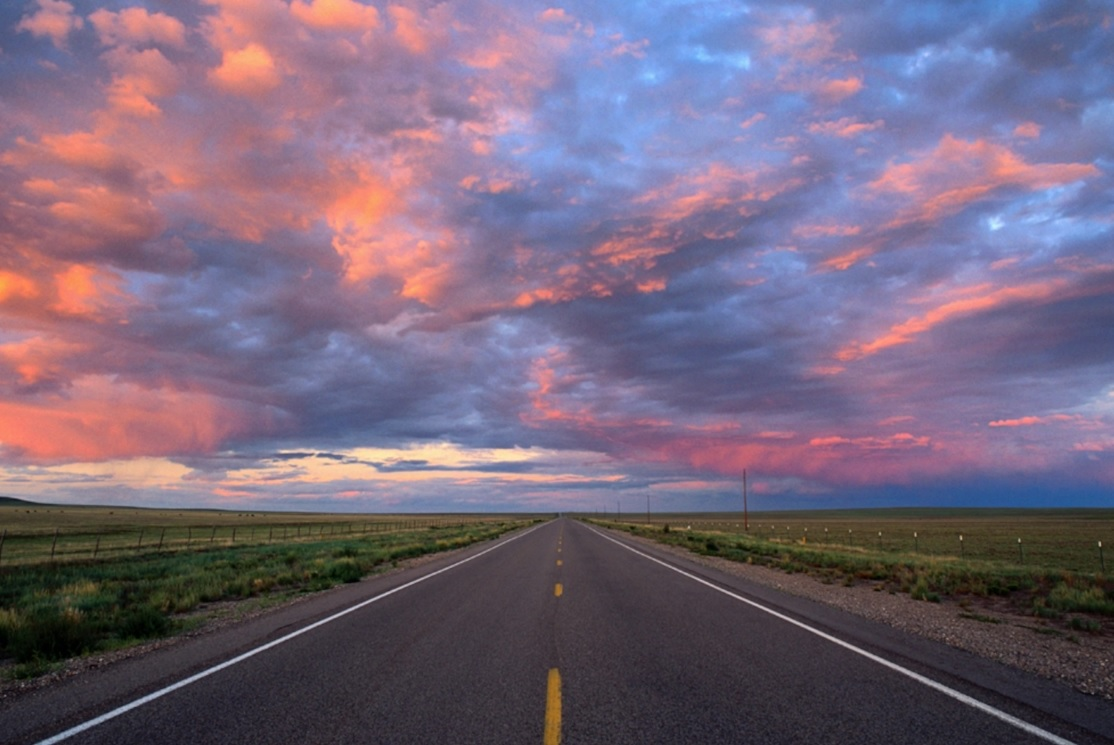
#> input picture a.jpg, 1114 x 745 px
$ python leran.py
#> lines starting #> are read from the running program, lines starting #| are printed output that depends on the picture
import cv2
import matplotlib.pyplot as plt
import numpy as np

def erode(image, kernel):
    # Lấy kích thước ảnh và kernel
    height, width = image.shape
    k_height, k_width = kernel.shape

    # Tính toán padding cần thiết cho ảnh
    padding_height = k_height // 2
    padding_width = k_width // 2

    # Tạo ma trận ảnh sau khi co
    eroded_image = np.zeros((height, width), dtype = np.uint8)

    # Duyệt qua từng pixel trong ảnh
    for i in range(padding_height, height - padding_height):
      for j in range(padding_width, width - padding_width):
        # Trích xuất phần ảnh tương ứng với kernel
        image_patch = image[i - padding_height:i + padding_height + 1,
                            j - padding_width:j + padding_width + 1]

        # Tính toán giá trị nhỏ nhất trong phần ảnh tương ứng với kernel
        min_value = np.min(image_patch)

        # Gán giá trị nhỏ nhất cho pixel tương ứng trong phần ảnh khi co
        eroded_image[i, j] = min_value

    return eroded_image

def extract_edges(image, eroded_image):
  # Tách biên của đối tượng trong hình ảnh
  edges = np.abs(image - eroded_image)
  return edges

# Bức ảnh đầu vào A
image_A = cv2.imread("a.jpg", cv2.IMREAD_GRAYSCALE)
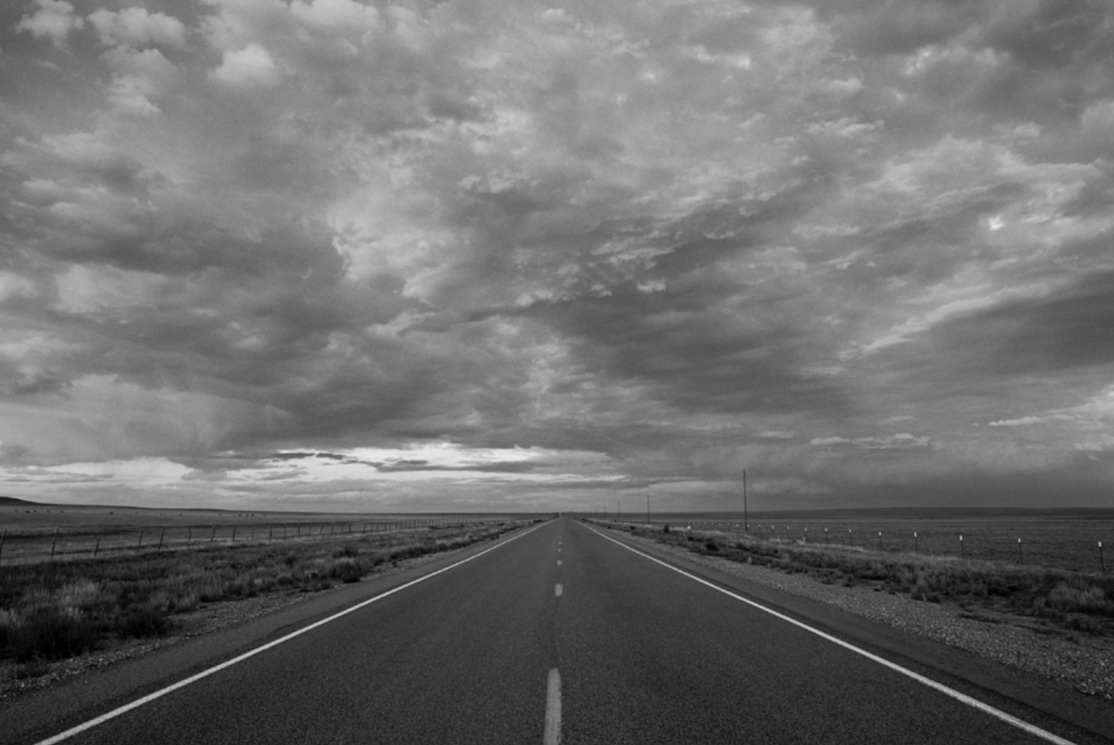
#> image_A: shape (745, 1114); min 0, max 233, mean 109.1

# Phần tử cấu trúc kernel 2x2
kernel = np.array([[1,1], [1,1]], dtype = np.uint8)

# Thực hiện phép co ảnh
eroded_image_A = erode(image_A, kernel)
#> after the loop in erode, `for i in range(padding_height, height - padding_height):`:
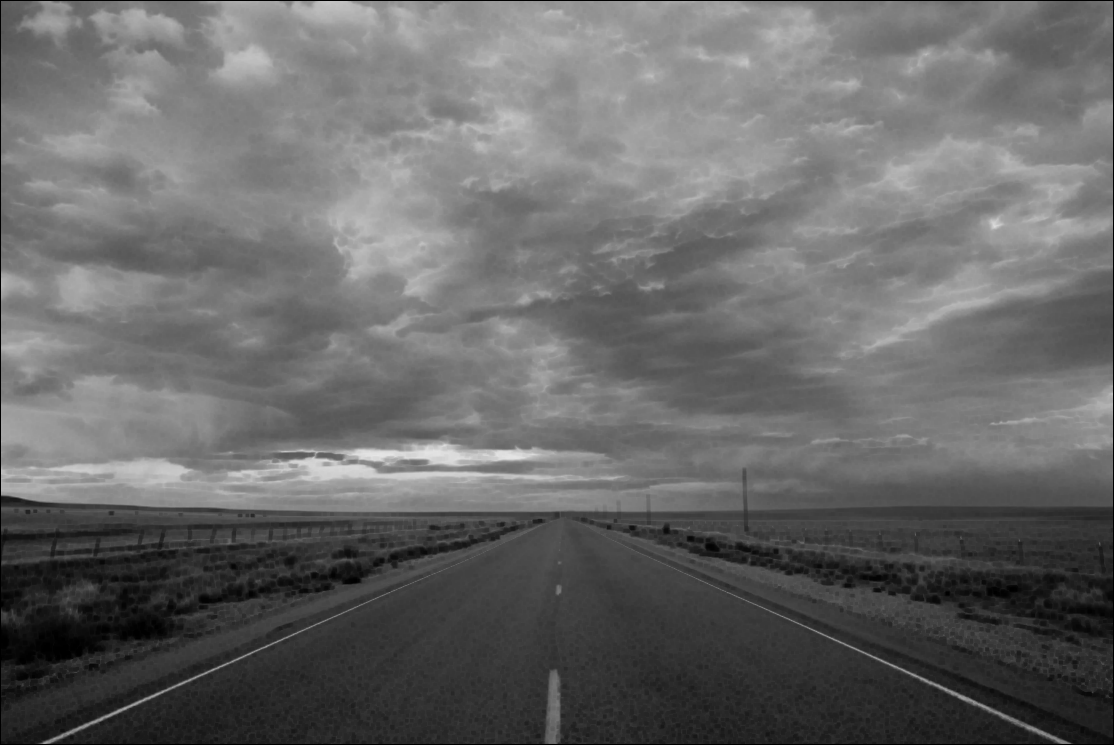
#> eroded_image: shape (745, 1114); min 0, max 230, mean 104.3

# Tách biên của đối tượng trong ảnh
edges_A = extract_edges(image_A, eroded_image_A)
#> in extract_edges, `edges = np.abs(image - eroded_image)`:
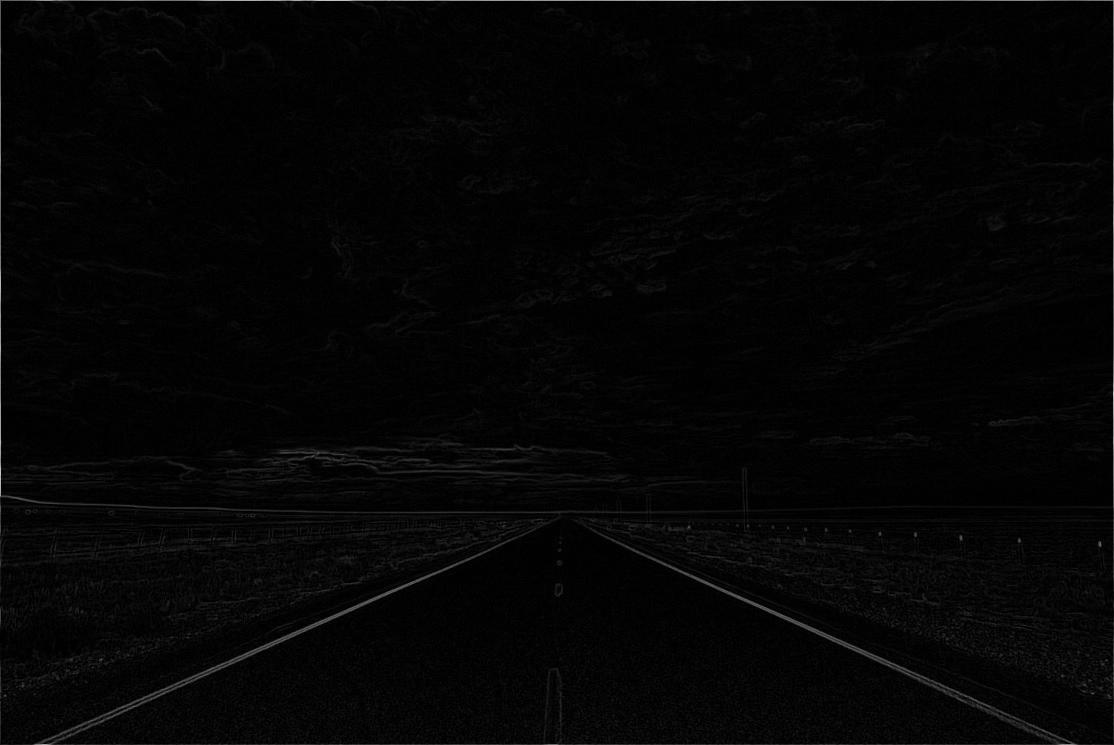
#> edges: shape (745, 1114); min 0, max 200, mean 4.8

# In ảnh đầu vào A
plt.subplot(1, 2, 1)
plt.imshow(image_A, cmap="gray") # Hiển thị ảnh gốc
plt.title('Ảnh gốc')
plt.axis('off')

plt.subplot(1, 2, 2)
plt.imshow(eroded_image_A, cmap="gray") # Hiển thị ảnh nhị phân
plt.title('Ảnh sau khi tách')
plt.axis('off')

plt.show()
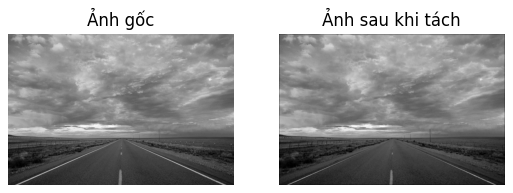
#> figure drawn by matplotlib, 2 panels

plt.show()

$ run again, with c.jpg copied over a.jpg
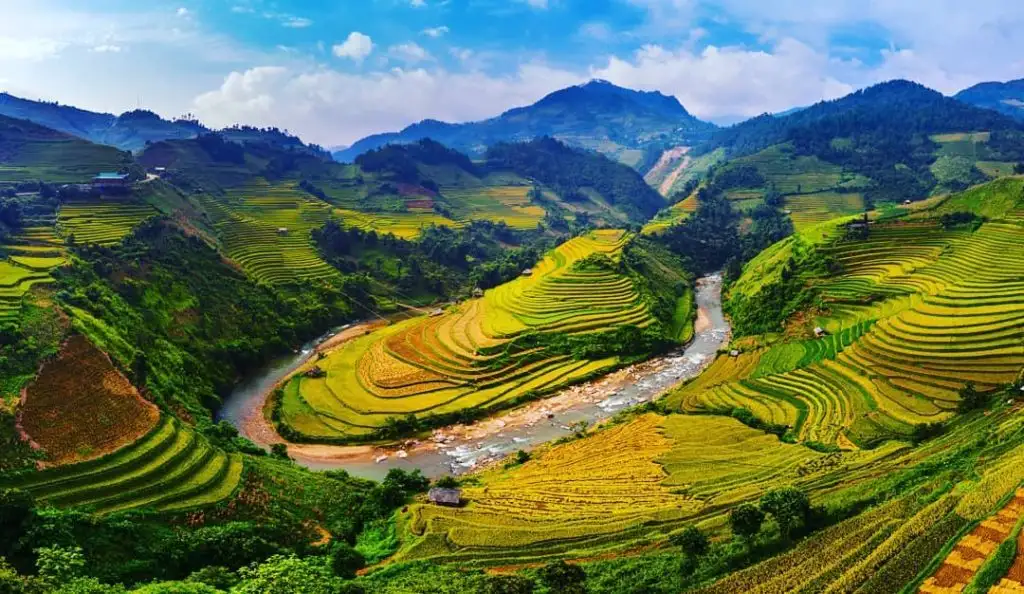
#> input picture c.jpg, 1024 x 594 px
#> after the loop in erode, `for i in range(padding_height, height - padding_height):`:
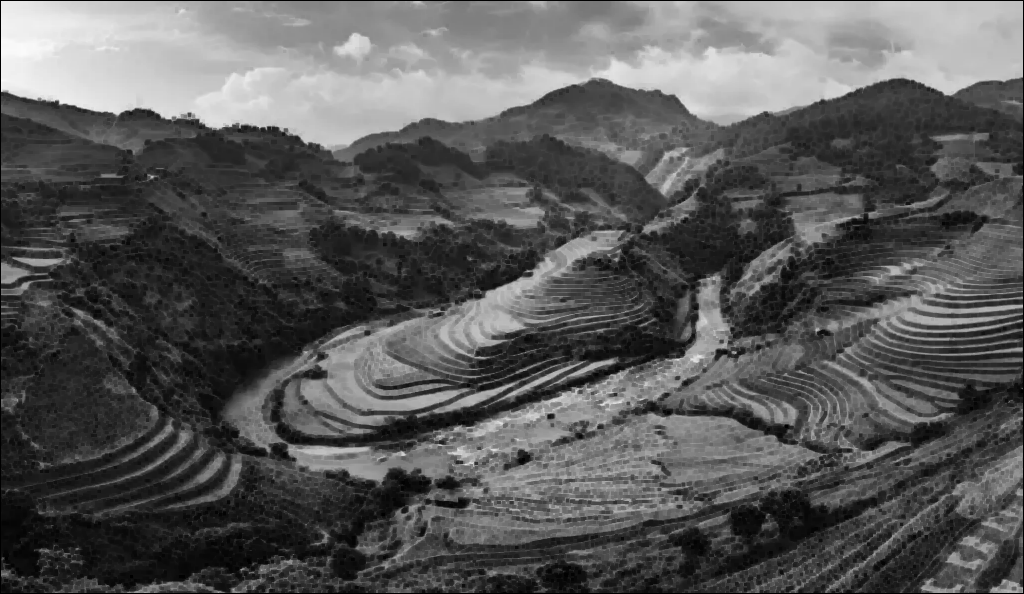
#> eroded_image: shape (594, 1024); min 0, max 251, mean 88.2
#> `plt.show()`:
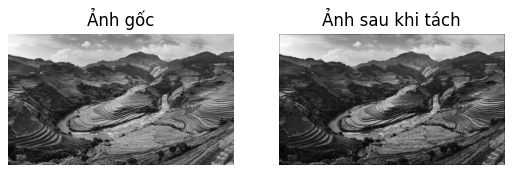
#> figure drawn by matplotlib, 2 panels

$ run again, with d.jpg copied over a.jpg
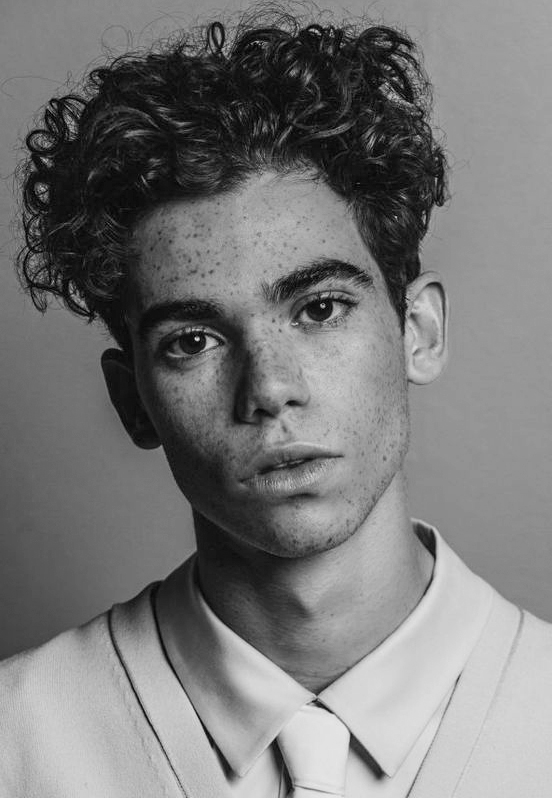
#> input picture d.jpg, 552 x 798 px
#> image_A is the input picture: shape (798, 552); min 0, max 233, mean 120.8
#> in extract_edges, `edges = np.abs(image - eroded_image)`:
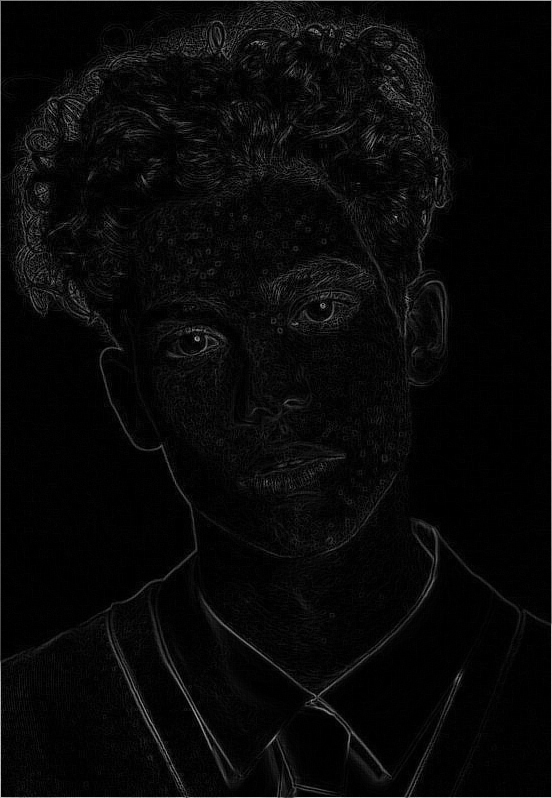
#> edges: shape (798, 552); min 0, max 229, mean 8.6
#> `plt.show()`:
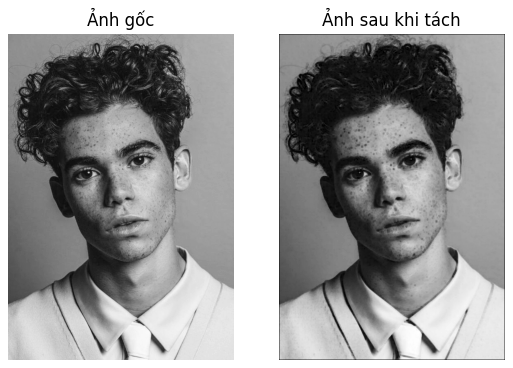
#> figure drawn by matplotlib, 2 panels
